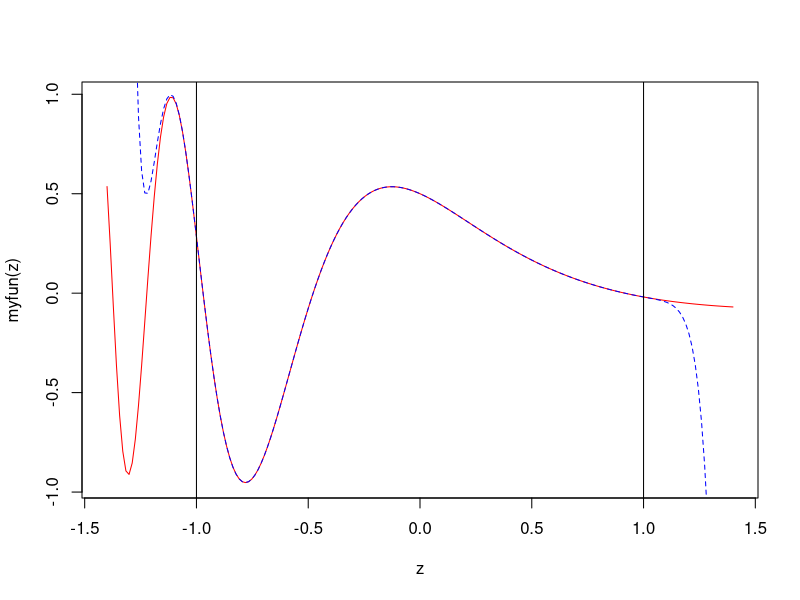
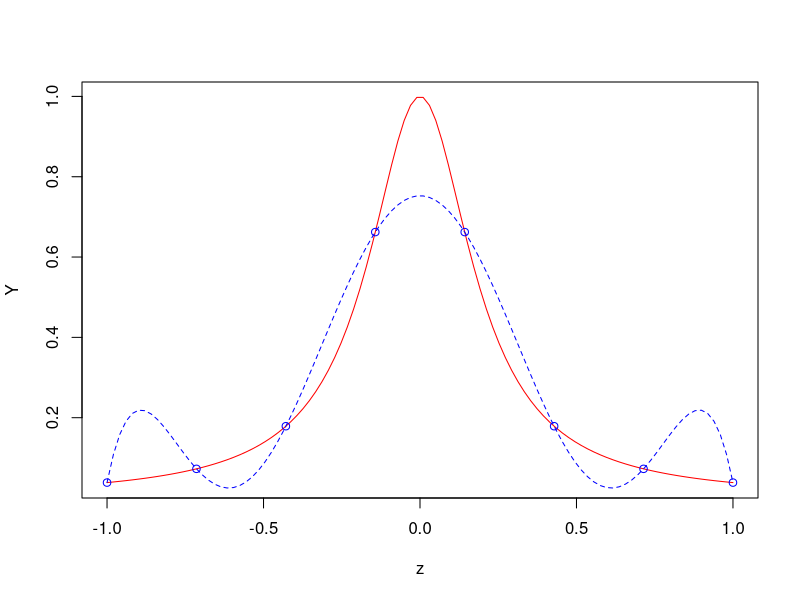
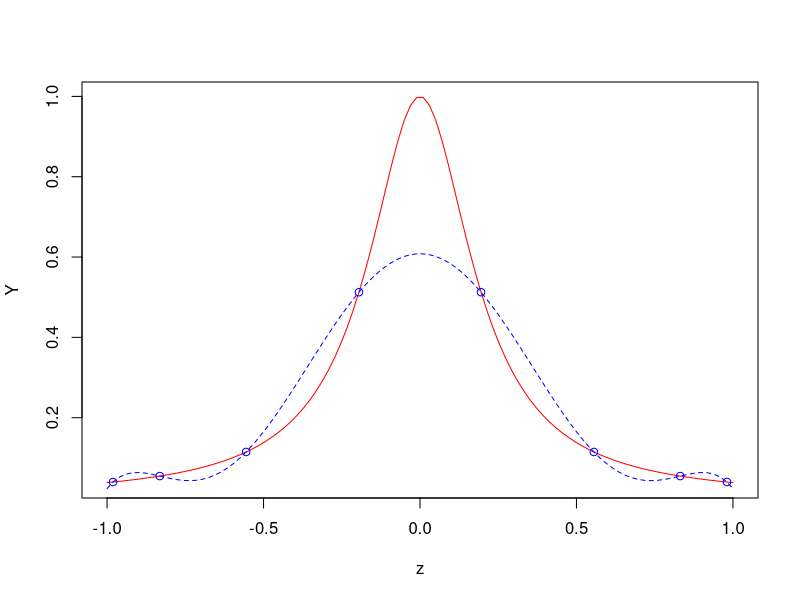
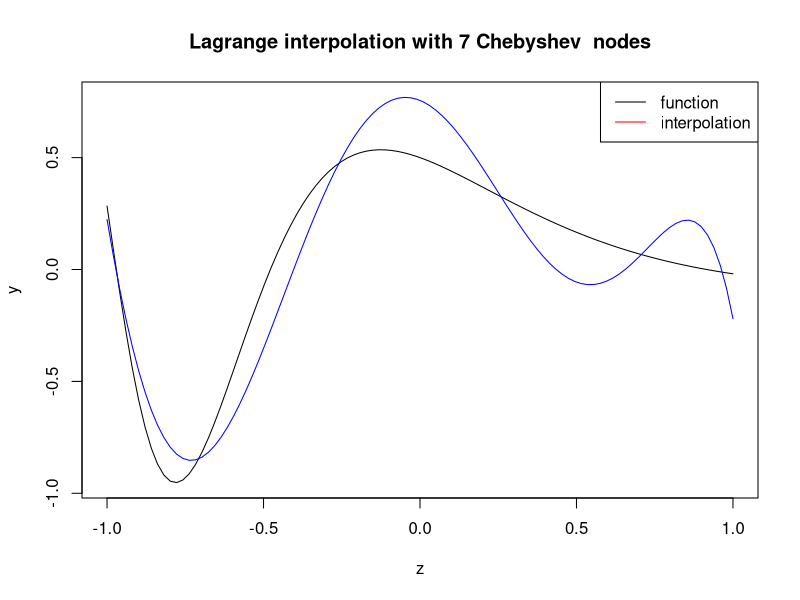
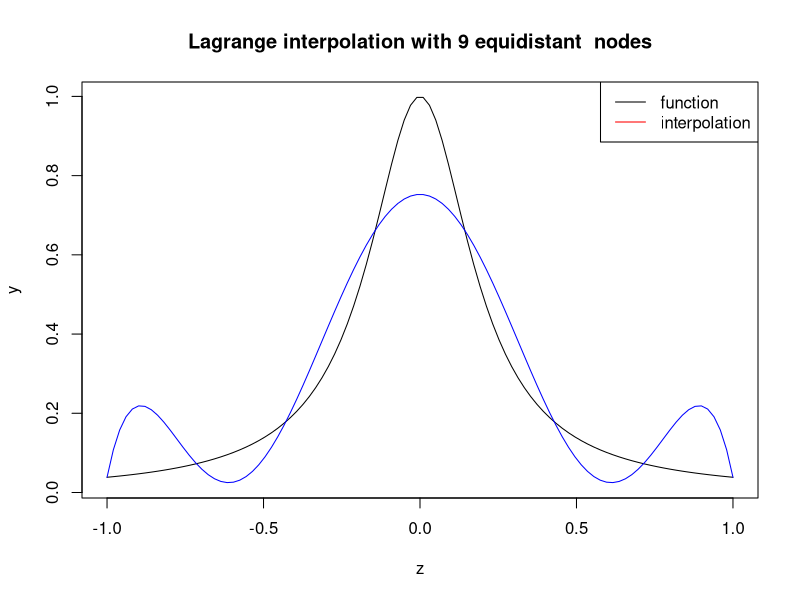
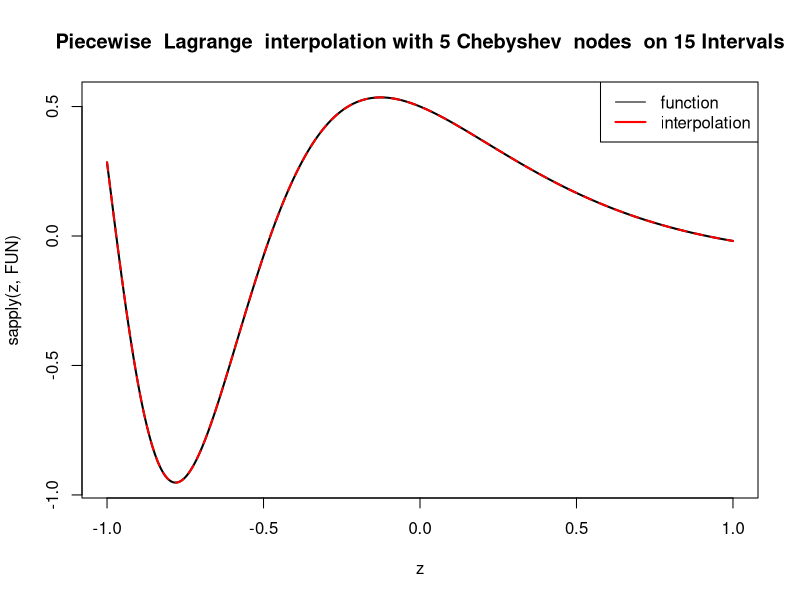
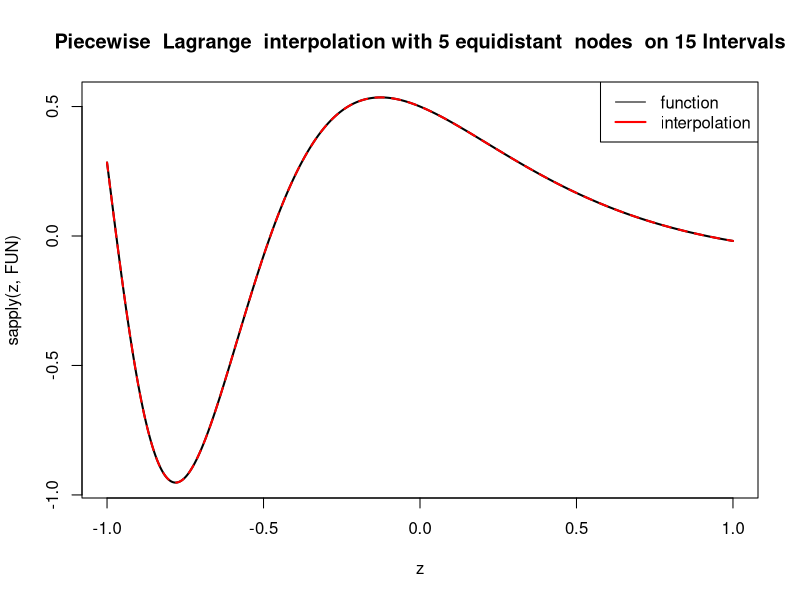
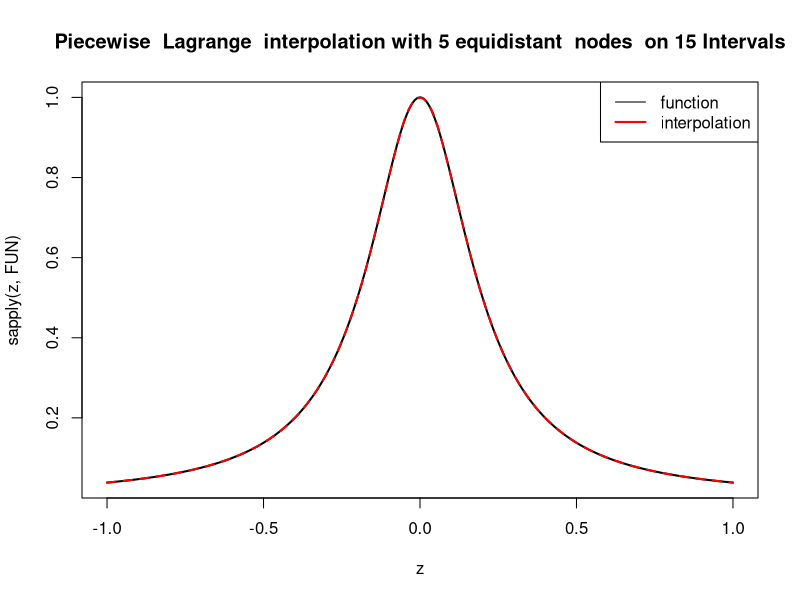

Here is the R script that generated these plots, in order:
#' ---
#' title: "MACS205 : TD2"
#' output: html_document
#' author: Régis Gourdel
#' ---
#' 
#' **Exercice 1**
#' 
#' *1/*
#' On montre par récurrence avec le théorème de Rolle que pour tout $k \in \mathbf{N}_p$, $g^{(k)}$ s'annule $p + 1 - k$ fois.
#' En effet, entre chaque paire de zéros de $g^{(k)}$ on trouve un zéro de $g^{(k + 1)}$ d'après le théorème de Rolle.
#' 
#' Le résultat pour l'ordre $p$ est alors celui recherché.
#' 
#' *2/*
#' Pour tout $x \in \{ x_0,\ldots, x_n \}$ on a $f(x) - L_n f(x) = 0$ donc la formule (1) est vérifiée en prenant le $\xi_x$ donné par la question précédente.
#' 
#' *3/*
#' On a
#' $$L_{n + 1}f - L_n f = \sum_{i = 0}^{n + 1} f(x_i) l_i - \sum_{i = 0}^{n} f(x_i) l_i = f(x_{i + 1}) l_{i + 1} = c \omega_{n + 1}\ .$$
#' avec $c = \frac{f(x_{i + 1})}{ \prod_{i = 0}^{n} x_{n + 1} - x_i }$.
#' 
#' *4/*
#' D'après la question 2, la fonction $g$ s'annule en $n + 1$ points.
#' En lui appliquant le résultat du lemme 1 il vient donc $\exists \xi \in [ \min(x_0,x), \max(x_0,x)], g^{(n + 1)}(\xi) = 0$.
#' En remarquant que $g = f - L_n f - c \omega_{n + 1}$ on obtient donc le résultat voulu.
#' 
#' *5/*
#' On sait que $L_n f$ est un polynôme de degré $n$, d'où $(L_n f)^{(n + 1)}(\xi) = 0$.
#' De plus $\omega_{n + 1}$ est de degré $n + 1$, donc $\omega_{n + 1}^{(n + 1)}$ est constant égal à $(n + 1)!$.
#' Il vient donc $c = \frac{f^{(n + 1)}(\xi)}{(n + 1)!}$.
#' 
#' *6/*
#' On a
#' $$E_n f = L_{n + 1} f - L_n f $$
#' 
#' 
#' **Exercice 3**
#' 
#' *1/*
#' Le résultat est immédiat en considérant la décomposition dans le base de Newton puisque $\omega_k$ est le seul polynôme dans la décomposition de degré au moins $k$.
#' 
#' *2/*
#' Un calcul immédiat montre $\forall 1 \leq i \leq k - 1, \tilde{p}_k(x_i) = f(x_i) = p_k(x_i)$.
#' On observe aussi que ce résultat est encore vrai pour $i = 0$ et $i = k$.
#' Donc $\tilde{p}_k$ et $p_k$ coïncident en $k + 1$ points.
#' Puisqu'ils sont de degré $k$ on en déduit $\tilde{p}_k = p_k$.
#' 
#' *3/*
#' Le résultat voulu s'obtient en prenant les coefficients dominant dans le résultat précédent.
#' 
#' *4/*
dividif = function(x,y){
  ## Newton's Divided differences
  ## @param x: a vector containing the interpolation nodes 
  ## @param y: a vector of same size as x:
  ##           values of the interpolated function at the nodes
  ## @return : a vector of same size as x:
  ##          the divided differences
  ##          \eqn{f_[x_0, ... x_k]} of order 'length(x) -1'.
  n = length(x) - 1 ## degree of the Lagrange polynomial
  d  = y
  for (j in 2:(n+1)) {
    d[j : (n + 1)] = (d[j : (n + 1)] - d[(j - 1) : n]) / (x[j  : (n + 1)] - x[1 : (n - j + 2)])
  }
  return(d)
}
#' 
#' 
#' **Exercice 4**
#' 
#' *1/*
eval = function(a,x){
  n = length(a) - 1
  if (n == 0) return(a[1])
  else{
    a[n] = a[n] + x*a[n + 1]
    return(eval(a[1:n], x))
  }
}

#' *2/*
hornerNewton = function(a,x,z){
  ## Horner's method: Evaluates  a polynom P at points z, given
  ## nodes x and the coefficients a of P in Newton's basis
  ##
  ## @param a : vector: the  coefficients of the polynomial in
  ##           Newton's basis
  ## @param x : the interpolation nodes. 
  ## @param z : vector of points where the polynom needs to be
  ##            evaluated. 
  ## @return  : a vector of same size as z: the value of the
  ##            polynomial at points z.
  n = length(x)
  f = a[n] * rep(1,length(z))
  if (n >= 2){
    for(i in 1:n-1){
      f = f * (z - x[n - i]) + a[n - i]
    }
  }
  return(f)
}

#' **Exercice 5**
interpolDividif = function(x,y,z){
  ## Efficient Lagrange interpolation using Horner's method with  
  ## Newton basis for evaluation
  ## @param x : vector containing the interpolation nodes 
  ## @param y : vector of same size as x: values of the interpolated
  ##            function at the nodes
  ## @param z : vector of points where the  interpolating polynomial
  ##            needs to be evaluated. 
  ## @return  : vector of same size as z: the value of the
  ##            interpolating polynomial at points z.
  d = dividif(x,y)
  return(hornerNewton(d,x,z))
}

myfun = function(x){ cos(5*x/(2 + x)) / (1 + (1 + x)^2) }
n = 20
x = seq(-1,1,length.out = n)
z = seq(-1.4,1.4,length.out = 10*n)
val = interpolDividif(x,myfun(x),z)

plot(z, myfun(z), type = 'l', col="red")
lines(z, val, type = 'l', col="blue", lty = 2)
abline(v = -1)
abline(v = 1)

#' **Exercice 6**
funRunge = function(x){ 1/(1 + (5*x)^2) }

#' *1/*
n = 8
m = 100
x = seq(-1,1,length.out = n)
x
z = seq(-1,1,length.out = m)
val = interpolDividif(x, funRunge(x), z)

Y = funRunge(z)
plot(z, Y, type = 'l', col="red")
lines(z, val, type = 'l', col="blue", lty = 2)
lines(x, funRunge(x), type = 'p', col="blue")

#' *2/*
xtche = sapply( pi/n*seq(0, (n-1)) + pi/(2*n), cos )

val = interpolDividif(xtche, funRunge(xtche), z)
plot(z, Y, type = 'l', col="red")
lines(z, val, type = 'l', col="blue", lty = 2)
lines(xtche, funRunge(xtche), type = 'p', col="blue")

#' **Exercice 7**
#' 
#' *1/*
interpolLagrange = function(n, a, b, neval, nodes = 'equi', FUN, Plot){
    ## Generic Lagrange interpolation, with equidistant or Chebyshev nodes. 
    ## @param n : the degree of the interpolating polynomial on each
    ## subinterval
    ## @param a : left end-point of the interval
    ## @param b : right end-point of the interval
    ## @param neval :number of evaluation points (a regular grid will be
    ## used on [a,b]
    ## @param nodes :string, either "equi" (default) for equidistant
    ## Lagrange interpolation (on each subinterval) or "cheby" for
    ## using Chebyshev nodes.
    ## @param FUN: the function to be interpolated 
    ## @param Plot : logical. Setting 'Plot' to TRUE produces a plot
    ## showing the graph of
    ## the true functions and its interpolation.  
    ## @return : vector of size 'neval': the values of the Lagrange
    ## polynomial on an equi-distant grid.
    if (nodes == "equi"){
        x = seq(a,b,length.out = n)
    }
    else if (nodes == "cheby"){
        rtche = function(t) { cos((2*t - 1)*pi/2/n) }
        x = rtche(seq(1:n)) * (b - a)/2 + (a + b)/2
    }
    else{stop("the nodes must be either 'equi' or 'cheby'") }
    
    z = seq(a,b,length.out = neval)
    f = interpolDividif(x, FUN(x), z)
    
    if( Plot ){
        if (nodes == "equi"){ methodName = " equidistant "}
        else { methodName = " Chebyshev "}
        
        y = sapply(z,FUN)
        plot(z, y, type="l", ylim=range(c(y,f)) )
        title(main = paste("Lagrange interpolation with ",
                           toString(n+1), methodName,
                           " nodes", sep=""))
        lines(z,f, col = 'blue') 
        legend('topright',
               legend=c('function','interpolation'),
               col = c('black','red'),
               lwd=1)
    }
    return(f)
}

#' *2/*
#' Test :
temp = interpolLagrange(6,-1,1,100,'cheby',myfun,TRUE)
temp = interpolLagrange(8,-1,1,100,'equi',funRunge,TRUE)


#' **Exercice 8**
#' 
#' *1/*
#' TODO
#' 
#' *2/*
piecewiseInterpol = function(n, nInt, a, b, neval, nodes = "equi", FUN, Plot){
    ## @param n : the degree of the interpolating polynomial on each
    ## subinterval
    ## @param nInt :  the number of sub-intervals
    ## @param a, b : endpoints of the interval
    ## @param neval : the number of points on the interpolating grid (on
    ## each subinterval)
    ## @param nodes : string, either "equi" (default) for equidistant
    ## Lagrange interpolation (on each subinterval) or "cheby" for
    ## chebyshev nodes.
    ## @param FUN the function to be interpolated
    ## @param Plot : logical. Should the result be plotted ?
    ## @return : a matrix with 2 rows and neval * nInt -neval + 1:
    ## values of the interpolated funtion on a regular grid (first row)
    ## and the corresponding abscissas (second row).
    
    intEndPoints = seq(a,b,length.out = nInt+1)
    f = c()
    z = c()
    if (nodes == "equi"){
        x = seq(-1,1,length.out = n)
    }
    else if (nodes == "cheby"){
        rtche = function(t) { cos((2*t - 1)*pi/2/n) }
        x = rtche(seq(1:n))
    }
    for (m in 1:nInt){
        A = intEndPoints[m]; B = intEndPoints[m+1]
        xm = x * (B - A)/2 + (A + B)/2
        zm = seq(A, B, length.out = neval)
        fm = interpolDividif(xm, FUN(xm), zm)
        if( m >= 2){
            ## remove first element of zm, fm to avoid
            ## duplicate values of the  interpolating vector
            zm = zm[2:neval]
            fm = fm[2:neval]
        }
        z = c(z,zm)
        f = c(f,fm)
    }
    if (Plot == 1){
        if (nodes == "equi") {methodName = " equidistant "}
        else  {methodName = " Chebyshev "}
        plot(z, sapply(z,FUN),type="l", lwd = 2)
        title(main = paste("Piecewise  Lagrange  interpolation with ",
                           toString(n+1), methodName, " nodes  on ",
                           toString(nInt), " Intervals", sep=""))
        lines(z,f, col='red', lwd=2, lty = 2)
        legend('topright', legend = c('function','interpolation'),
               lwd=c(1,2), col=c('black','red'))
    }
    return(rbind(f,z))
}

#' Test
temp = piecewiseInterpol(4,15,-1,1,100,'cheby',myfun,TRUE)
temp = piecewiseInterpol(4,15,-1,1,100,'equi',myfun,TRUE)
temp = piecewiseInterpol(4,15,-1,1,100,'equi',funRunge,TRUE)